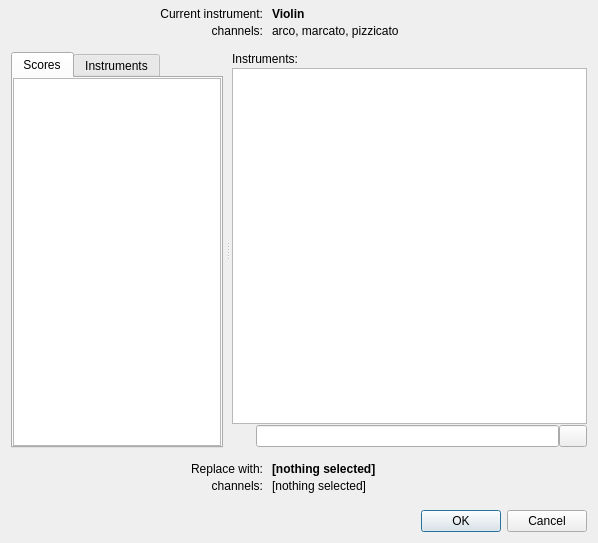
<?xml version="1.0" encoding="UTF-8"?>
<ui version="4.0">
 <class>Dialog</class>
 <widget class="QDialog" name="Dialog">
  <property name="geometry">
   <rect>
    <x>0</x>
    <y>0</y>
    <width>598</width>
    <height>543</height>
   </rect>
  </property>
  <property name="windowTitle">
   <string>Dialog</string>
  </property>
  <layout class="QVBoxLayout" name="verticalLayout" stretch="0,1,0,0">
   <property name="spacing">
    <number>9</number>
   </property>
   <property name="topMargin">
    <number>7</number>
   </property>
   <item>
    <layout class="QGridLayout" name="gridcurr" columnstretch="4,5">
     <property name="bottomMargin">
      <number>5</number>
     </property>
     <property name="verticalSpacing">
      <number>3</number>
     </property>
     <item row="0" column="0">
      <widget class="QLabel" name="lbl1">
       <property name="text">
        <string>Current instrument:</string>
       </property>
       <property name="alignment">
        <set>Qt::AlignRight|Qt::AlignTrailing|Qt::AlignVCenter</set>
       </property>
      </widget>
     </item>
     <item row="0" column="1">
      <widget class="QLabel" name="lbl_old_instrument_name">
       <property name="font">
        <font>
         <weight>75</weight>
         <bold>true</bold>
        </font>
       </property>
       <property name="text">
        <string>Violin</string>
       </property>
       <property name="alignment">
        <set>Qt::AlignLeading|Qt::AlignLeft|Qt::AlignVCenter</set>
       </property>
      </widget>
     </item>
     <item row="1" column="0">
      <widget class="QLabel" name="label_3">
       <property name="text">
        <string>channels:</string>
       </property>
       <property name="alignment">
        <set>Qt::AlignRight|Qt::AlignTrailing|Qt::AlignVCenter</set>
       </property>
      </widget>
     </item>
     <item row="1" column="1">
      <widget class="QLabel" name="lbl_old_channels">
       <property name="sizePolicy">
        <sizepolicy hsizetype="Preferred" vsizetype="Maximum">
         <horstretch>0</horstretch>
         <verstretch>0</verstretch>
        </sizepolicy>
       </property>
       <property name="text">
        <string>arco, marcato, pizzicato</string>
       </property>
      </widget>
     </item>
    </layout>
   </item>
   <item>
    <widget class="QSplitter" name="splitter">
     <property name="orientation">
      <enum>Qt::Horizontal</enum>
     </property>
     <property name="handleWidth">
      <number>9</number>
     </property>
     <widget class="QTabWidget" name="tool_box">
      <property name="sizePolicy">
       <sizepolicy hsizetype="MinimumExpanding" vsizetype="MinimumExpanding">
        <horstretch>0</horstretch>
        <verstretch>0</verstretch>
       </sizepolicy>
      </property>
      <property name="currentIndex">
       <number>0</number>
      </property>
      <widget class="QWidget" name="tab_score">
       <attribute name="title">
        <string>Scores</string>
       </attribute>
       <layout class="QVBoxLayout" name="verticalLayout_8">
        <property name="spacing">
         <number>0</number>
        </property>
        <property name="leftMargin">
         <number>0</number>
        </property>
        <property name="topMargin">
         <number>0</number>
        </property>
        <property name="rightMargin">
         <number>0</number>
        </property>
        <property name="bottomMargin">
         <number>0</number>
        </property>
        <item>
         <widget class="QTreeView" name="tree_scores">
          <property name="sizePolicy">
           <sizepolicy hsizetype="Ignored" vsizetype="Ignored">
            <horstretch>0</horstretch>
            <verstretch>0</verstretch>
           </sizepolicy>
          </property>
         </widget>
        </item>
       </layout>
      </widget>
      <widget class="QWidget" name="tab_inst">
       <attribute name="title">
        <string>Instruments</string>
       </attribute>
       <layout class="QVBoxLayout" name="verticalLayout_2">
        <item>
         <layout class="QHBoxLayout" name="group_lo">
          <item>
           <widget class="QLabel" name="label">
            <property name="text">
             <string>Group:</string>
            </property>
           </widget>
          </item>
          <item>
           <widget class="QComboBox" name="cmb_group"/>
          </item>
         </layout>
        </item>
        <item>
         <layout class="QHBoxLayout" name="genre_lo">
          <item>
           <widget class="QLabel" name="label_2">
            <property name="text">
             <string>Genre:</string>
            </property>
           </widget>
          </item>
          <item>
           <widget class="QComboBox" name="cmb_genre"/>
          </item>
         </layout>
        </item>
        <item>
         <spacer name="verticalSpacer">
          <property name="orientation">
           <enum>Qt::Vertical</enum>
          </property>
          <property name="sizeHint" stdset="0">
           <size>
            <width>20</width>
            <height>113</height>
           </size>
          </property>
         </spacer>
        </item>
       </layout>
      </widget>
     </widget>
     <widget class="QWidget" name="layoutWidget">
      <layout class="QVBoxLayout" name="right_lo">
       <property name="spacing">
        <number>2</number>
       </property>
       <item>
        <widget class="QLabel" name="lbl3">
         <property name="text">
          <string>Instruments:</string>
         </property>
        </widget>
       </item>
       <item>
        <layout class="QVBoxLayout" name="inst_list_lo">
         <property name="spacing">
          <number>0</number>
         </property>
         <item>
          <widget class="QListWidget" name="lst_instruments"/>
         </item>
         <item>
          <layout class="QHBoxLayout" name="search_lo">
           <property name="spacing">
            <number>0</number>
           </property>
           <property name="leftMargin">
            <number>4</number>
           </property>
           <item>
            <widget class="QLabel" name="lbl_search_icon">
             <property name="minimumSize">
              <size>
               <width>20</width>
               <height>24</height>
              </size>
             </property>
             <property name="text">
              <string/>
             </property>
            </widget>
           </item>
           <item>
            <widget class="QLineEdit" name="ed_mscore_search"/>
           </item>
           <item>
            <widget class="QPushButton" name="b_search">
             <property name="maximumSize">
              <size>
               <width>28</width>
               <height>16777215</height>
              </size>
             </property>
             <property name="text">
              <string notr="true"/>
             </property>
             <property name="icon">
              <iconset theme="edit-clear">
               <normaloff>../../../../../../../../../.designer/backup</normaloff>../../../../../../../../../.designer/backup</iconset>
             </property>
            </widget>
           </item>
          </layout>
         </item>
        </layout>
       </item>
      </layout>
     </widget>
    </widget>
   </item>
   <item>
    <layout class="QGridLayout" name="gridrepl" columnstretch="4,5">
     <property name="topMargin">
      <number>5</number>
     </property>
     <property name="bottomMargin">
      <number>8</number>
     </property>
     <property name="verticalSpacing">
      <number>3</number>
     </property>
     <item row="0" column="0">
      <widget class="QLabel" name="lbl4">
       <property name="text">
        <string>Replace with:</string>
       </property>
       <property name="alignment">
        <set>Qt::AlignRight|Qt::AlignTrailing|Qt::AlignVCenter</set>
       </property>
      </widget>
     </item>
     <item row="0" column="1">
      <widget class="QLabel" name="lbl_new_instrument_name">
       <property name="font">
        <font>
         <weight>75</weight>
         <bold>true</bold>
        </font>
       </property>
       <property name="text">
        <string>[nothing selected]</string>
       </property>
       <property name="alignment">
        <set>Qt::AlignLeading|Qt::AlignLeft|Qt::AlignVCenter</set>
       </property>
      </widget>
     </item>
     <item row="1" column="0">
      <widget class="QLabel" name="label_4">
       <property name="text">
        <string>channels:</string>
       </property>
       <property name="alignment">
        <set>Qt::AlignRight|Qt::AlignTrailing|Qt::AlignVCenter</set>
       </property>
      </widget>
     </item>
     <item row="1" column="1">
      <widget class="QLabel" name="lbl_new_channels">
       <property name="sizePolicy">
        <sizepolicy hsizetype="Preferred" vsizetype="Maximum">
         <horstretch>0</horstretch>
         <verstretch>0</verstretch>
        </sizepolicy>
       </property>
       <property name="text">
        <string>[nothing selected]</string>
       </property>
      </widget>
     </item>
    </layout>
   </item>
   <item>
    <widget class="QDialogButtonBox" name="buttonBox">
     <property name="orientation">
      <enum>Qt::Horizontal</enum>
     </property>
     <property name="standardButtons">
      <set>QDialogButtonBox::Cancel|QDialogButtonBox::Ok</set>
     </property>
    </widget>
   </item>
  </layout>
 </widget>
 <resources/>
 <connections>
  <connection>
   <sender>buttonBox</sender>
   <signal>accepted()</signal>
   <receiver>Dialog</receiver>
   <slot>accept()</slot>
   <hints>
    <hint type="sourcelabel">
     <x>248</x>
     <y>254</y>
    </hint>
    <hint type="destinationlabel">
     <x>157</x>
     <y>274</y>
    </hint>
   </hints>
  </connection>
  <connection>
   <sender>buttonBox</sender>
   <signal>rejected()</signal>
   <receiver>Dialog</receiver>
   <slot>reject()</slot>
   <hints>
    <hint type="sourcelabel">
     <x>316</x>
     <y>260</y>
    </hint>
    <hint type="destinationlabel">
     <x>286</x>
     <y>274</y>
    </hint>
   </hints>
  </connection>
 </connections>
</ui>
